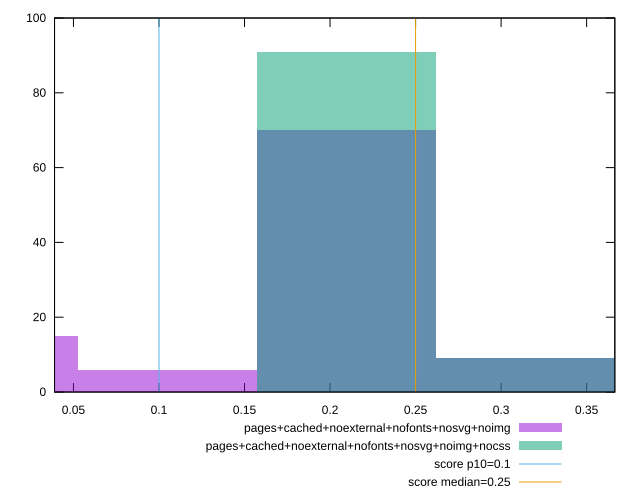

Reproduce this figure in gnuplot.
reset

$pagesCachedNoexternalNofontsNosvgNoimg <<EOF
0.20964478620710014 70
0.3144671793106502 9
0 15
0.10482239310355007 6
EOF

$pagesCachedNoexternalNofontsNosvgNoimgNocss <<EOF
0.20964478620710014 91
0.3144671793106502 9
EOF

set key outside below
set boxwidth 0.10482239310355007
set xrange [0.0389404296875:0.3664786512586805]
set yrange [0:100]
set trange [0:100]
set style fill transparent solid 0.5 noborder

set parametric
set terminal svg size 640, 500 enhanced background rgb 'white'
set output "reprap/cumulative-layout-shift/comparison/histogram/11_vs_12.svg"

plot $pagesCachedNoexternalNofontsNosvgNoimg title "pages+cached+noexternal+nofonts+nosvg+noimg" with boxes, \
     $pagesCachedNoexternalNofontsNosvgNoimgNocss title "pages+cached+noexternal+nofonts+nosvg+noimg+nocss" with boxes, \
     0.1,t title "score p10=0.1", \
     0.25,t title "score median=0.25"

reset
